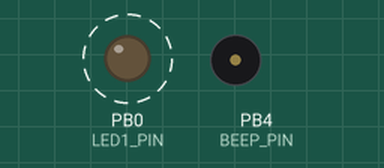
This sketch was run on a simulated ATtiny85, built with avr-gcc and run on an emulated ATtiny85. Parts: output pins drawn as LEDs (lit = HIGH), buzzer (waves = sounding, pin HIGH). Dashed ring = blinking.

Above: at 0.7 s.
Timing chart, 0 to 3.2 s (numbered marks = the images above):
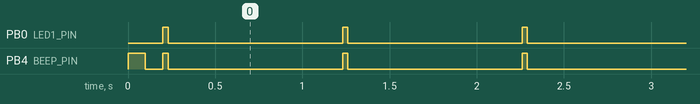

The sketch:

attiny_85_minimal_test.ino
```cpp
/*
  Borad Configuration
  Board: ATtiny Microconstroller -> ATtiny 25/45/85
  Processor: ATtiny85
  Clock: Internal 16 MHz (NEVER select an extermal clock)
  ATTENTION! Programm Bootload first to set fuses

  please don't forget to change the programmes.txt file

  avrispmkii.name=AVRISP mkII
  avrispmkii.communication=usb
  avrispmkii.protocol=stk500v2
  avrispmkii.program.protocol=stk500v2
  avrispmkii.program.tool=avrdude
  avrispmkii.program.extra_params=-Pusb -B10 // <--- HERE change SPI speed! / after fuse is set to 16mhz not nessesarry
*/
// ATtiny85
//                         +-\/-+
//                 RESET  1|*   |8 VCC/5V
// [LIGHT0]         A3/3  2|    |7 2/A1            [LIGHT1]
// [SERIAL_TX/JMP]  A2/4  3|    |6 1/PWM           [BEEP]
//                   GND  4|    |5 0/PWM           [LED]
//                         +----+
// core:  attiny von  von David A. Mellis 1.0.2


#define BEEP_PIN 4
#define LED1_PIN 0


void setup() {
  // randomSeed(analogRead(LIGHT0_PIN) + analogRead(LIGHT1_PIN));  // generate randomSeed based on current analog readings
  // config pins

  pinMode(BEEP_PIN, OUTPUT);  // electromagnet speeker
  pinMode(LED1_PIN, OUTPUT);  // yellow LED
  digitalWrite(BEEP_PIN, HIGH);
  delay(100);
  digitalWrite(BEEP_PIN, LOW);
  delay(100);
}


void loop() {
  digitalWrite(BEEP_PIN, HIGH);
  digitalWrite(LED1_PIN, HIGH);
  delay(30);
  digitalWrite(BEEP_PIN, LOW);
  digitalWrite(LED1_PIN, LOW);
  delay(1000);
}
```

Measured:
- by itself, PB0 (LED1_PIN): alternates HIGH for 0.03 s and LOW for 1.0 s
- by itself, PB4 (BEEP_PIN): repeats every 1.0 s: HIGH 0.03 s, LOW 1.0 s
